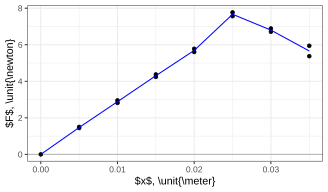

The script that saved this image:
library(ggplot2)
library(dplyr)

raw <- read.csv('force.csv',header=TRUE)
data <- tibble(raw)

fig1 <- ggplot(data,aes(x=x_m,y=F_N))+
     geom_hline(yintercept=0,color="gray70")+
     geom_point()+
     stat_summary(fun=mean,geom="line",color="blue")+
     xlab('$x$, \\unit{\\meter}')+
     ylab('$F$, \\unit{\\newton}')+
     theme_bw(base_size=8)
ggsave('fig1.svg',plot=fig1,width=3.4167,height=2,units="in")
     
